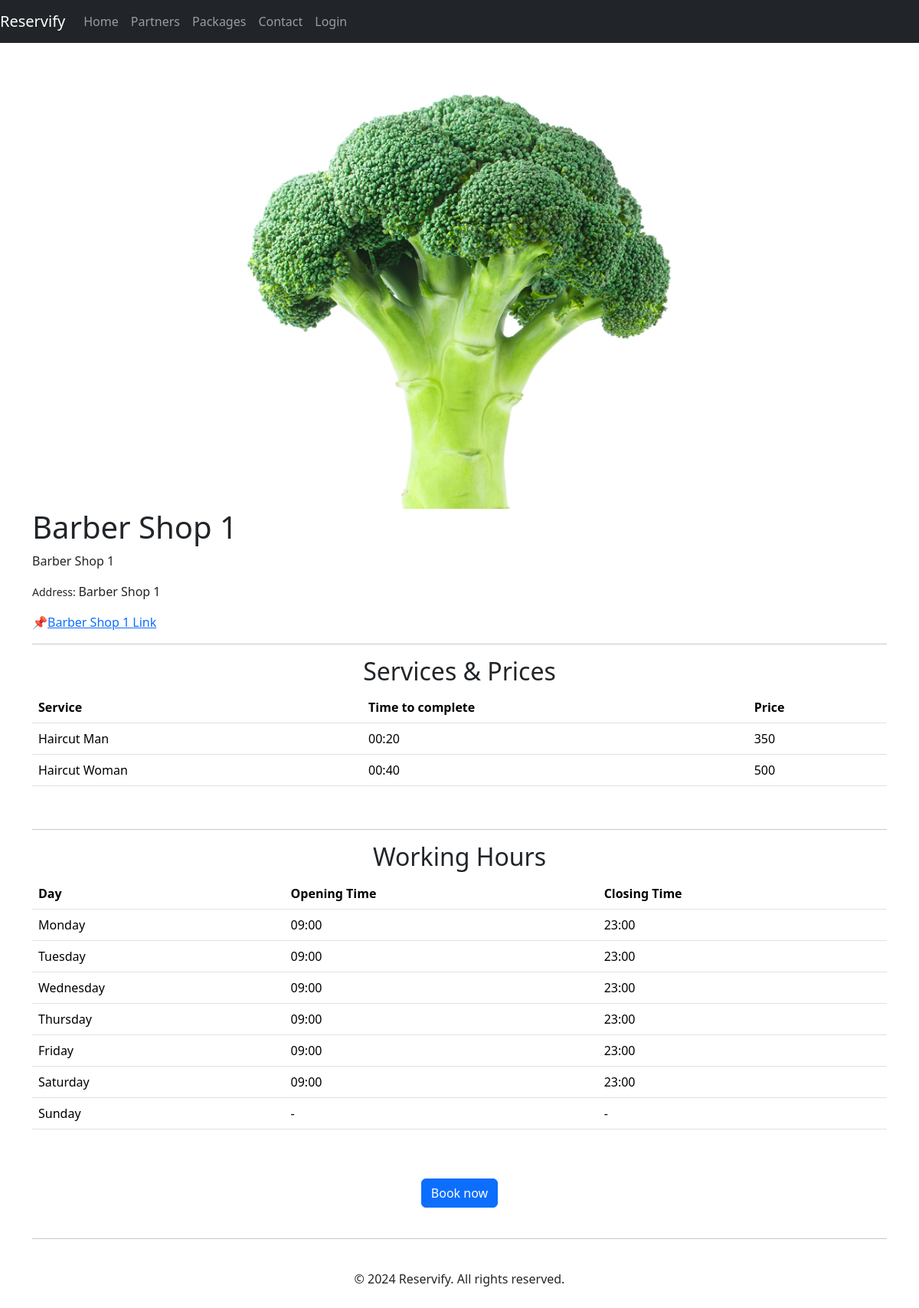
Screenshot of /shops/shop/4 with the database file from the repository.
### shops/models.py (models this page shows, shortened)
class Shop(models.Model):
    name = models.CharField(max_length=200, blank=False)
    description = models.TextField(max_length=250, blank=True, default='')
    location = models.CharField(max_length=150, blank=False, default='')
    location_link = models.CharField(max_length=150, blank=False, default='',
                                     help_text='Google Maps link')
    logo = models.ImageField(upload_to='shop_logos', default='default.jpg', blank=True)
    owner = models.ForeignKey(Account, on_delete=models.CASCADE)

### services/models.py (models this page shows, shortened)
class Service(models.Model):
    shop = models.ForeignKey(Shop, on_delete=models.CASCADE)
    service = models.CharField(max_length=100, default='')
    price = models.PositiveIntegerField(default=0)
    time_to_complete = models.TimeField()
    class Meta:
        unique_together = ('shop', 'service')

### workingtimes/models.py (models this page shows, shortened)
class WorkingTime(models.Model):
    shop = models.ForeignKey(Shop, on_delete=models.CASCADE)
    WEEKDAYS = [
        (1, "Monday"),
        (2, "Tuesday"),
        (3, "Wednesday"),
        (4, "Thursday"),
        (5, "Friday"),
        (6, "Saturday"),
        (7, "Sunday"),
    ]
    day = models.IntegerField(choices=WEEKDAYS, blank=False)
    opens = models.TimeField(default='09:00:00', blank=False, help_text='Example: 09:00:00')
    closes = models.TimeField(default='23:00:00', blank=False, help_text='Example: 23:59:00')
    class Meta:
        ordering = ('day', 'opens')

### shops/views.py (the view)
# urls.py: path('shop/<int:id>', views.shop_details_page, name='shop_details_page'),
def shop_details_page(request, id):
    shop = Shop.objects.get(id=id)
    times = WorkingTime.objects.filter(shop=shop)
    services = Service.objects.filter(shop=shop)
    context = {'shop': shop, 'times': times, 'services': services}
    return render(request, 'shops/shop_details.html', context)

### templates/shops/shop_details.html
{% extends 'base.html' %}
{% load static %}
{% block content %}
<div class="container">
        <br>
        <img src="{{ shop.logo.url }}" alt="Hairstyle Shop" class="img-fluid shop-photo">
        <div class="shop-header">
            <h1>{{ shop.name }}</h1>
        </div>
            <p>
                {{ shop.description }}
            </p>
            <p>
                <small>Address: </small>{{ shop.location }}
            </p>
            <p>
                📌<a href="{{ shop.location_link }}">{{ shop.location_link|truncatechars:64 }}</a>
            </p>
        <hr>
        <div class="services">
            <h2 style="text-align: center;">Services & Prices</h2>
            {% if services %}
                <table class="table">
                <tr>
                    <th>Service</th>
                    <th>Time to complete</th>
                    <th>Price</th>
                </tr>
                {% for serv in services %}
                    <tr>
                        <td>{{ serv.service }}</td>
                        <td>{{ serv.time_to_complete|time:"H:i" }}</td>
                        <td>{{ serv.price }}</td>
                    </tr>
                {% endfor %}
            </table>
            {% else %}
                <h4>Nothing to show right now</h4>
            {% endif %}
        </div>
        <br>
        <hr>
        <div class="working-hours">
            <h2 style="text-align: center;">Working Hours</h2>
            {% if times %}
                <table class="table">
                <tr>
                    <th>Day</th>
                    <th>Opening Time</th>
                    <th>Closing Time</th>
                </tr>
                {% for day in times %}
                    {% if day.opens != day.closes %}
                        <tr>
                            <td>{{ day.get_day_display }}</td>
                            <td>{{ day.opens|date:"H:i"  }}</td>
                            <td>{{ day.closes|date:"H:i"  }}</td>
                        </tr>
                    {% else %}
                        <tr>
                            <td>{{ day.get_day_display }}</td>
                            <td>-</td>
                            <td>-</td>
                        </tr>
                    {% endif %}
                {% endfor %}
            </table>
            {% else %}
                <h4>Nothing to show right now</h4>
            {% endif %}
        </div>
        <br>
        {% if services %}
            <div class="text-center py-4">
                <a href="{% url 'book_appointment_page' shop.id %}" class="btn btn-primary">Book now</a>
            </div>
        {% endif %}
    <hr>
    </div>
{% endblock content %}

### rows the page displays
Shop: logo (picture), name "Barber Shop 1", description "Barber Shop 1", location "Barber Shop 1", location_link "Barber Shop 1 Link"
Service: service "Haircut Man", time_to_complete "00:20", price "350"
Service: service "Haircut Woman", time_to_complete "00:40", price "500"
WorkingTime: day "Monday", opens "09:00", closes "23:00"
WorkingTime: day "Tuesday", opens "09:00", closes "23:00"
WorkingTime: day "Wednesday", opens "09:00", closes "23:00"
WorkingTime: day "Thursday", opens "09:00", closes "23:00"
WorkingTime: day "Friday", opens "09:00", closes "23:00"
WorkingTime: day "Saturday", opens "09:00", closes "23:00"
WorkingTime: day "Sunday"
